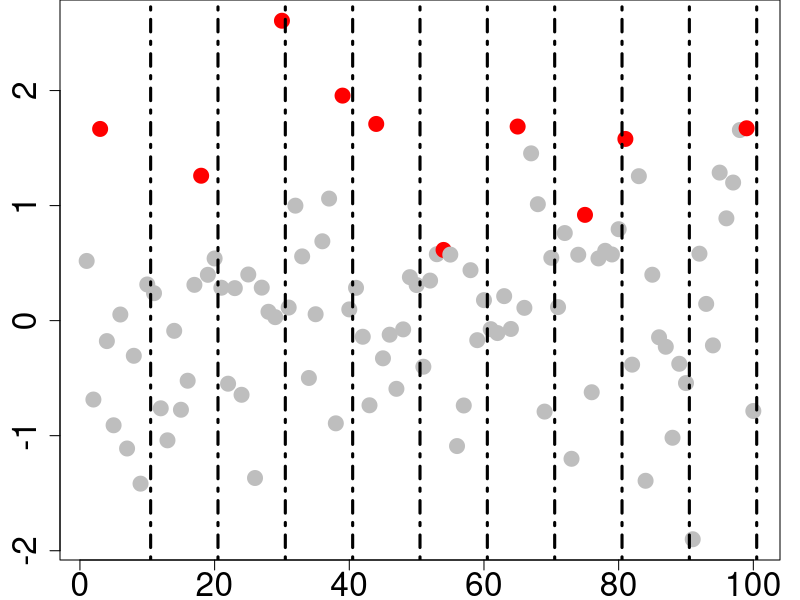
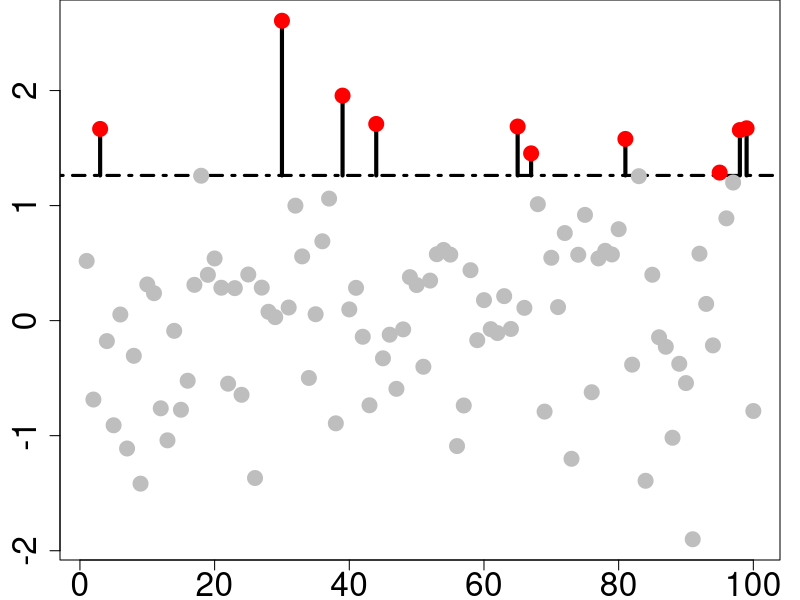

Generate these figures, in order, with R:
library(magrittr)

x = rnorm(100)
block = rep(1:10, rep(10, 10))
imax = tapply(x, block, function(x) x == max(x)) %>% unlist()
thresh = quantile(x, p = 0.9)
iabove = x >= thresh
col = c("grey", "red")
png(filename = "img/blockmaxima.png", width = 600, height = 160)
par(mar = c(2, 3, 0, 1))
plot(x, type = "n", xlab = "", ylab = "", cex.axis  = 2)
points(x, col = col[imax+1], cex = 3, pch = 20)
abline(v = 0.5 + 1:10 * 10, lty = 4, lwd = 3)
dev.off()

png(filename = "img/peakovethreshold.png", width = 600, height = 160)
par(mar = c(2, 3, 0, 1))
plot(x, type = "n", xlab = "", ylab = "", cex.axis= 2, lwd.axis = 2)
abline(h = thresh, lty = 4, lwd = 3)
for(i in seq_along(x)){
  if(iabove[i]) segments(i, x[i],  i, thresh, lwd = 4)
}
points(x, col = col[iabove+1], cex = 3, pch = 20)
dev.off()
